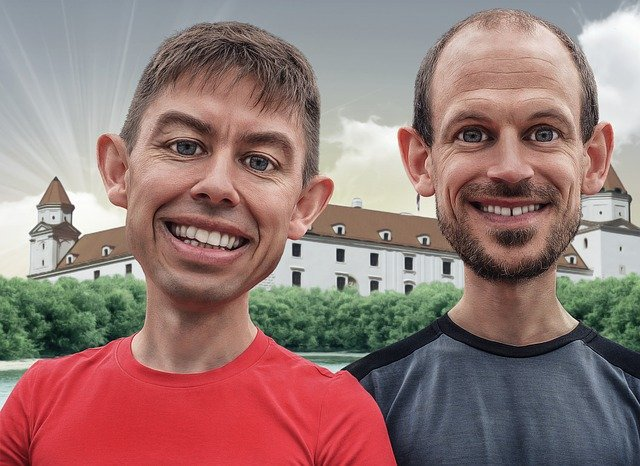
#> input picture semester 1/BasicComputerProgramming/13week/comic.jpg, 640 x 466 px
$ python test.py
#> lines starting #> are read from the running program, lines starting #| are printed output that depends on the picture
import cv2


def process_image(image_path):

#> called with image_path = './comic.jpg'
    cannied = cv2.Canny(
        cv2.cvtColor(cv2.blur(cv2.imread(image_path), (4, 4)), cv2.COLOR_BGR2GRAY),
        50,
        150,
    )
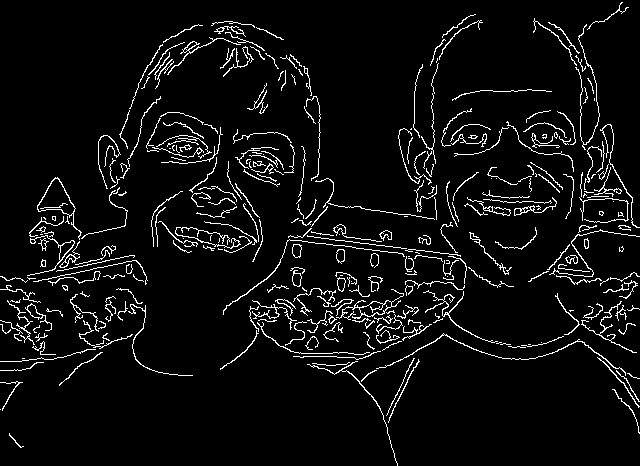
#> cannied: shape (466, 640); 5.5% white in thin lines or dots
    cv2.imshow("Cannied", cannied)
    cv2.waitKey(0)
    cv2.destroyAllWindows()


image_path = "./comic.jpg"
process_image(image_path)
